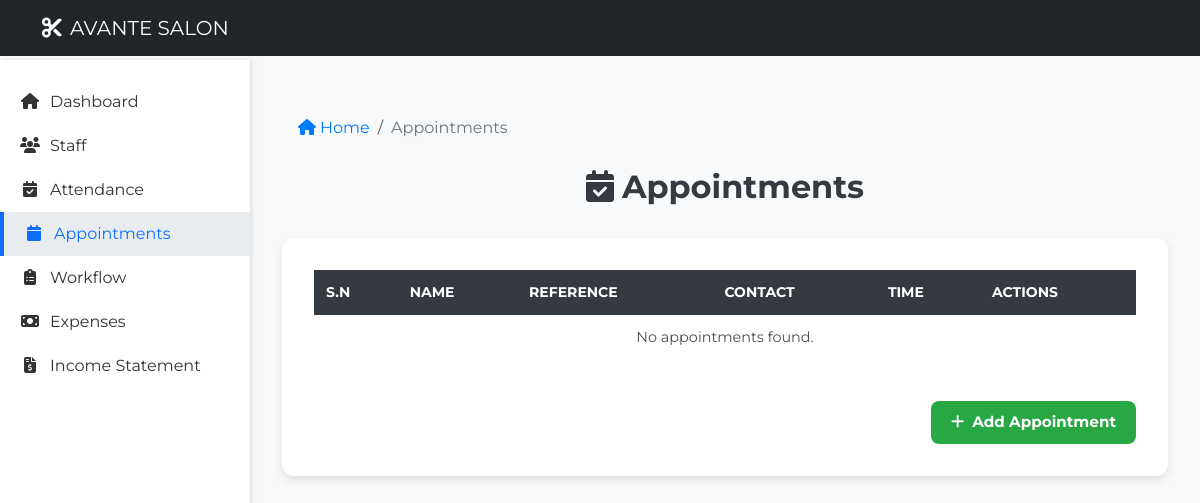
/appointments/ (signed in), run on an earlier commit of the app's database.
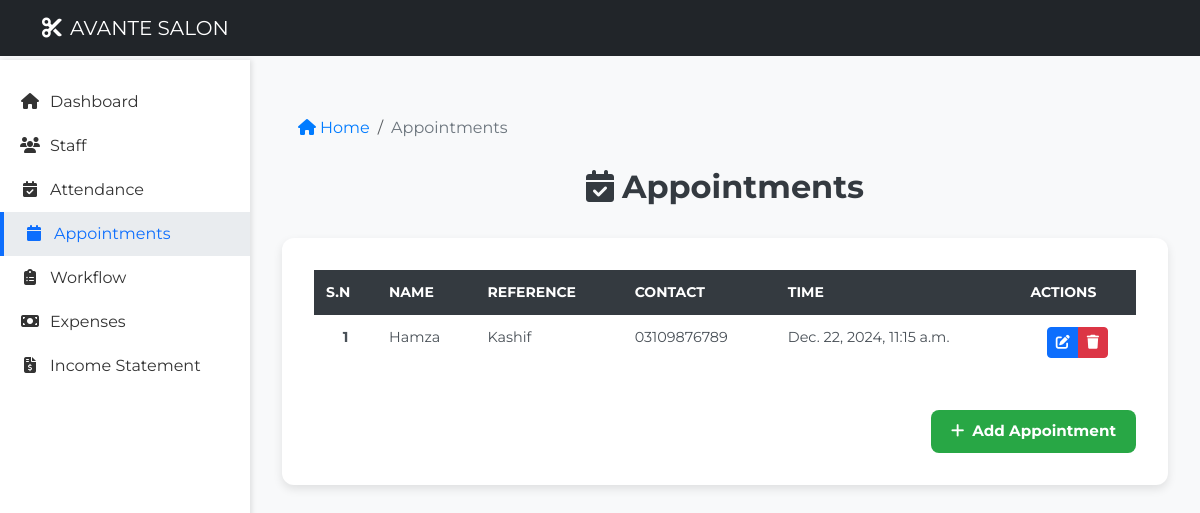
And on a later commit of the database.
### core/models.py (models this page shows, shortened)
class Appointments(models.Model):
    name = models.CharField(max_length=100)
    reference = models.CharField(max_length=100)
    contact = models.CharField(max_length=11)
    service = models.CharField(max_length=50)
    created_at = models.DateTimeField(auto_now_add=True)
    updated_at = models.DateTimeField(auto_now=True, null=True, blank=True)
    status = models.CharField(max_length=10, choices=APPOINMENT_STATUS)
    time = models.DateTimeField(blank=True, null=True)

### core/views.py (the view)
# urls.py: path('appointments/', views.appointments, name='appointments'),
@admin_only
def appointments(request):
    appointments_qs = Appointments.objects.all()
    context = {
        "appointments": appointments_qs
    }
    return render(request, 'appoinments.html', context)

### templates/appoinments.html (shortened to what the changed rows need)
<!DOCTYPE html>
<html lang="en">
<head>
    <link href="https://cdn.jsdelivr.net/npm/bootstrap@5.3.0-alpha3/dist/css/bootstrap.min.css" rel="stylesheet">
    <link rel="stylesheet" href="https://cdnjs.cloudflare.com/ajax/libs/font-awesome/6.4.0/css/all.min.css">
</head>
<body>
    <div class="main-content">
        <div class="container">
            <h1><i class="fas fa-calendar-check me-2"></i>Appointments</h1>
            <div class="table-container">
                <div class="table-responsive">
                    <table class="table appointment-table">
                        <thead>
                            <tr>
                                <th>S.N</th>
                                <th>Name</th>
                                <th>Reference</th>
                                <th>Contact</th>
                                <th>Time</th>
                                <th>Actions</th>
                            </tr>
                        </thead>
                        <tbody>
                            {% for appointment in appointments %}
                            <tr>
                                <td class="serial-number">{{ forloop.counter }}</td>
                                <td class="text-start">{{ appointment.name }}</td>
                                <td class="text-start">{{ appointment.reference }}</td>
                                <td class="text-start">{{ appointment.contact }}</td>
                                <td class="text-start">{{ appointment.time }}</td>
                                <td>
                                    <div class="btn-group">
                                        <button class="btn btn-sm btn-primary"
                                                onclick="editAppointment('{{ appointment.pk }}', '{{ appointment.name }}', '{{ appointment.reference }}', '{{ appointment.contact }}', '{{ appointment.service }}', '{{ appointment.time|date:'Y-m-d\TH:i' }}')"
                                                title="Edit">
                                            <i class="fas fa-edit"></i>
                                        </button>
                                        <button class="btn btn-sm btn-danger"
                                                onclick="deleteAppointment('{{ appointment.pk }}', '{{ appointment.name }}')"
                                                title="Delete">
                                            <i class="fas fa-trash"></i>
                                        </button>
                                    </div>
                                </td>
                            </tr>
                            {% empty %}
                            <tr>
                                <td colspan="6" class="text-center">No appointments found.</td>
                            </tr>
                            {% endfor %}
                        </tbody>
                    </table>
                </div>
            </div>
        </div>
    </div>
</body>
</html>

What changed in the data, as far as the page shows it:
added Appointments: name "Hamza", reference "Kashif", contact "03109876789", time "Dec. 22, 2024, 11:15 a.m."
Also different on the page:
text no longer shown: "No appointments found."
